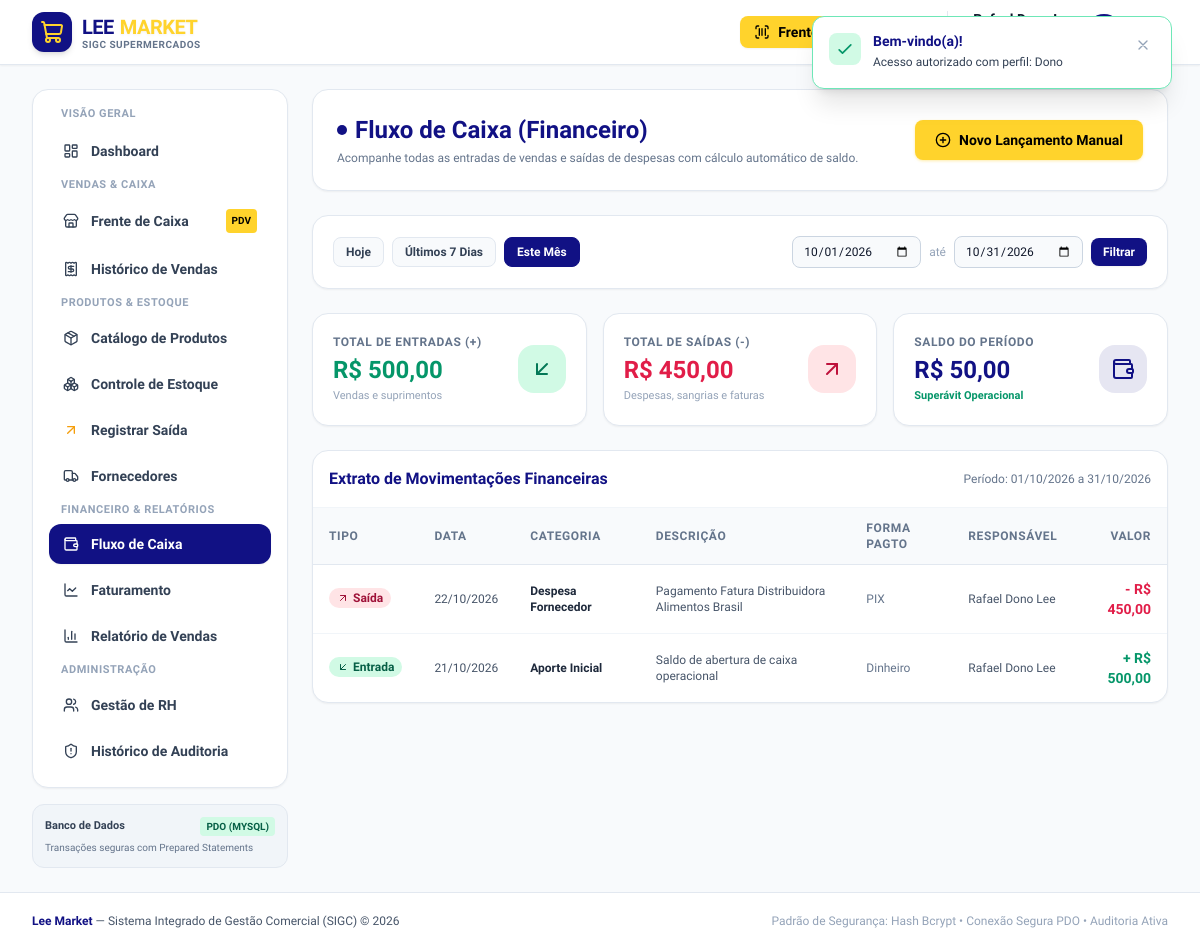
The page /modules/financeiro/fluxo_caixa.php (signed in) on the database its author committed.
### tables this page shows
CREATE TABLE IF NOT EXISTS `fluxo_caixa` (
  `id` INT AUTO_INCREMENT PRIMARY KEY,
  `tipo` ENUM('entrada', 'saida') NOT NULL,
  `categoria` VARCHAR(50) NOT NULL,
  `descricao` VARCHAR(255) NOT NULL,
  `valor` DECIMAL(10,2) NOT NULL,
  `data_movimento` DATE NOT NULL,
  `forma_pagamento` VARCHAR(50) NULL,
  `referencia_venda_id` INT NULL,
  `usuario_id` INT NOT NULL,
  `criado_em` DATETIME NOT NULL DEFAULT CURRENT_TIMESTAMP,
  CONSTRAINT `fk_caixa_usuario` FOREIGN KEY (`usuario_id`) REFERENCES `usuarios`(`id`) ON DELETE CASCADE
);

CREATE TABLE IF NOT EXISTS `usuarios` (
  `id` INT AUTO_INCREMENT PRIMARY KEY,
  `cpf` VARCHAR(14) NOT NULL UNIQUE,
  `nome_completo` VARCHAR(150) NOT NULL,
  `email` VARCHAR(150) NULL,
  `telefone` VARCHAR(20) NULL,
  `senha` VARCHAR(255) NOT NULL,
  `perfil` ENUM('dono', 'gerente', 'operador') NOT NULL,
  `cargo` VARCHAR(100) NULL,
  `status` ENUM('ativo', 'inativo') NOT NULL DEFAULT 'ativo',
  `criado_em` DATETIME NOT NULL DEFAULT CURRENT_TIMESTAMP,
  `atualizado_em` DATETIME NOT NULL DEFAULT CURRENT_TIMESTAMP ON UPDATE CURRENT_TIMESTAMP
);

### includes/helpers.php (called while the page is built, shortened)
<?php
function base_url(string $path = ''): string {
    $scriptDir = str_replace('\\', '/', dirname($_SERVER['SCRIPT_NAME']));
    $subfolders = ['/modules/auth', '/modules/dashboard', '/modules/produtos', '/modules/estoque',
                   '/modules/vendas', '/modules/relatorios', '/modules/financeiro',
                   '/modules/fornecedores', '/modules/rh', '/modules/auditoria'];
    $base = $scriptDir;
    foreach ($subfolders as $sub) {
        if (str_ends_with($base, $sub)) {
            $base = substr($base, 0, -strlen($sub));
            break;
        }
    }
    $base = rtrim($base, '/');
    $cleanPath = ltrim($path, '/');
    return ($base ? $base : '') . ($cleanPath ? '/' . $cleanPath : '/');
}
function format_money($val): string {
    $num = floatval($val);
    return 'R$ ' . number_format($num, 2, ',', '.');
}

### modules/financeiro/fluxo_caixa.php (the view, shortened to what this page needs)
<?php
require_once __DIR__ . '/../../includes/helpers.php';
$pdo = getDBConnection();
$periodo = $_GET['periodo'] ?? 'mes';
$dataInicio = $_GET['data_inicio'] ?? '';
$dataFim = $_GET['data_fim'] ?? '';
if ($periodo === 'hoje') {
    $dataInicio = date('Y-m-d');
    $dataFim = date('Y-m-d');
} elseif ($periodo === '7dias') {
    $dataInicio = date('Y-m-d', strtotime('-7 days'));
    $dataFim = date('Y-m-d');
} elseif ($periodo === 'mes' || empty($dataInicio)) {
    $dataInicio = date('Y-m-01');
    $dataFim = date('Y-m-t');
}
$sql = "SELECT fc.*, u.nome_completo as usuario_nome
        FROM fluxo_caixa fc
        JOIN usuarios u ON fc.usuario_id = u.id
        WHERE fc.data_movimento >= ? AND fc.data_movimento <= ?
        ORDER BY fc.data_movimento DESC, fc.id DESC";
$stmt = $pdo->prepare($sql);
$stmt->execute([$dataInicio, $dataFim]);
$movimentacoes = $stmt->fetchAll();
$totalEntradas = 0.00;
$totalSaidas = 0.00;
foreach ($movimentacoes as $m) {
    if ($m['tipo'] === 'entrada') {
        $totalEntradas += (float)$m['valor'];
    } else {
        $totalSaidas += (float)$m['valor'];
    }
}
$saldoPeriodo = $totalEntradas - $totalSaidas;
require_once __DIR__ . '/../../includes/header.php';
require_once __DIR__ . '/../../includes/navbar.php';
?>
<div class="space-y-6">
    <div class="flex flex-col sm:flex-row justify-between items-start sm:items-center gap-4 bg-white p-5 sm:p-6 rounded-2xl border border-slate-200 shadow-sm">
        <div>
            <div class="flex items-center gap-2">
                <span class="w-2.5 h-2.5 rounded-full bg-[#111184]"></span>
                <h1 class="text-xl sm:text-2xl font-black text-[#111184]">Fluxo de Caixa (Financeiro)</h1>
            </div>
            <p class="text-xs text-slate-500 mt-1">Acompanhe todas as entradas de vendas e saídas de despesas com cálculo automático de saldo.</p>
        </div>
        <button type="button" onclick="openModal('modal-novo-lancamento')" class="btn-lee-accent text-sm w-full sm:w-auto">
            <i data-lucide="plus-circle" class="w-4 h-4 text-black"></i>
            <span>Novo Lançamento Manual</span>
        </button>
    </div>
    <div class="bg-white p-4 sm:p-5 rounded-2xl border border-slate-200 shadow-sm flex flex-col sm:flex-row justify-between items-center gap-4">
        <div class="flex flex-wrap gap-2 w-full sm:w-auto text-xs font-bold">
            <a href="<?= base_url('modules/financeiro/fluxo_caixa.php?periodo=hoje') ?>" class="px-3 py-1.5 rounded-lg border transition <?= $periodo === 'hoje' ? 'bg-[#111184] text-white border-[#111184]' : 'bg-slate-50 text-slate-700 hover:bg-slate-100 border-slate-200' ?>">
                Hoje
            </a>
            <a href="<?= base_url('modules/financeiro/fluxo_caixa.php?periodo=7dias') ?>" class="px-3 py-1.5 rounded-lg border transition <?= $periodo === '7dias' ? 'bg-[#111184] text-white border-[#111184]' : 'bg-slate-50 text-slate-700 hover:bg-slate-100 border-slate-200' ?>">
                Últimos 7 Dias
            </a>
            <a href="<?= base_url('modules/financeiro/fluxo_caixa.php?periodo=mes') ?>" class="px-3 py-1.5 rounded-lg border transition <?= $periodo === 'mes' ? 'bg-[#111184] text-white border-[#111184]' : 'bg-slate-50 text-slate-700 hover:bg-slate-100 border-slate-200' ?>">
                Este Mês
            </a>
        </div>
        <form method="GET" action="<?= base_url('modules/financeiro/fluxo_caixa.php') ?>" class="flex items-center gap-2 w-full sm:w-auto text-xs">
            <input type="date" name="data_inicio" value="<?= htmlspecialchars($dataInicio) ?>" class="px-2.5 py-1.5 bg-slate-50 border border-slate-300 rounded-lg">
            <span class="text-slate-400">até</span>
            <input type="date" name="data_fim" value="<?= htmlspecialchars($dataFim) ?>" class="px-2.5 py-1.5 bg-slate-50 border border-slate-300 rounded-lg">
            <button type="submit" class="btn-lee-primary py-1.5 px-3 text-xs">
                Filtrar
            </button>
        </form>
    </div>
    <div class="grid grid-cols-1 sm:grid-cols-3 gap-4">
        <div class="bg-white p-5 rounded-2xl border border-slate-200 shadow-sm flex items-center justify-between">
            <div>
                <span class="text-xs font-bold text-slate-500 uppercase tracking-wider block">Total de Entradas (+)</span>
                <h3 class="text-2xl font-black text-emerald-600 mt-1"><?= format_money($totalEntradas) ?></h3>
                <span class="text-[11px] text-slate-400 block mt-0.5">Vendas e suprimentos</span>
            </div>
            <div class="w-12 h-12 rounded-2xl bg-emerald-100 text-emerald-700 flex items-center justify-center">
                <i data-lucide="arrow-down-left" class="w-6 h-6"></i>
            </div>
        </div>
        <div class="bg-white p-5 rounded-2xl border border-slate-200 shadow-sm flex items-center justify-between">
            <div>
                <span class="text-xs font-bold text-slate-500 uppercase tracking-wider block">Total de Saídas (-)</span>
                <h3 class="text-2xl font-black text-rose-600 mt-1"><?= format_money($totalSaidas) ?></h3>
                <span class="text-[11px] text-slate-400 block mt-0.5">Despesas, sangrias e faturas</span>
            </div>
            <div class="w-12 h-12 rounded-2xl bg-rose-100 text-rose-700 flex items-center justify-center">
                <i data-lucide="arrow-up-right" class="w-6 h-6"></i>
            </div>
        </div>
        <div class="bg-white p-5 rounded-2xl border border-slate-200 shadow-sm flex items-center justify-between">
            <div>
                <span class="text-xs font-bold text-slate-500 uppercase tracking-wider block">Saldo do Período</span>
                <h3 class="text-2xl font-black <?= $saldoPeriodo >= 0 ? 'text-[#111184]' : 'text-rose-600' ?> mt-1">
                    <?= format_money($saldoPeriodo) ?>
                </h3>
                <span class="text-[11px] font-bold <?= $saldoPeriodo >= 0 ? 'text-emerald-600' : 'text-rose-600' ?> block mt-0.5">
                    <?= $saldoPeriodo >= 0 ? 'Superávit Operacional' : 'Déficit no Período' ?>
                </span>
            </div>
            <div class="w-12 h-12 rounded-2xl bg-[#111184]/10 text-[#111184] flex items-center justify-center">
                <i data-lucide="wallet" class="w-6 h-6"></i>
            </div>
        </div>
    </div>
    <div class="bg-white rounded-2xl border border-slate-200 shadow-sm overflow-hidden">
        <div class="p-4 border-b border-slate-100 flex justify-between items-center">
            <h2 class="font-extrabold text-[#111184] text-base">Extrato de Movimentações Financeiras</h2>
            <span class="text-xs text-slate-500">Período: <?= date('d/m/Y', strtotime($dataInicio)) ?> a <?= date('d/m/Y', strtotime($dataFim)) ?></span>
        </div>
        <?php if (empty($movimentacoes)): ?>
            <div class="py-12 text-center text-slate-400 text-xs">
                <i data-lucide="inbox" class="w-12 h-12 mx-auto text-slate-300 mb-2"></i>
                <p class="font-bold text-slate-700">Nenhuma movimentação registrada no período</p>
                <p class="text-slate-400 mt-0.5">Altere o filtro de datas ou registre um novo lançamento.</p>
            </div>
        <?php else: ?>
            <div class="overflow-x-auto">
                <table class="w-full text-left text-sm">
                    <thead>
                        <tr class="bg-slate-50 text-slate-500 text-xs uppercase tracking-wider border-b border-slate-200">
                            <th class="py-3 px-4 font-bold">Tipo</th>
                            <th class="py-3 px-4 font-bold">Data</th>
                            <th class="py-3 px-4 font-bold">Categoria</th>
                            <th class="py-3 px-4 font-bold">Descrição</th>
                            <th class="py-3 px-4 font-bold">Forma Pagto</th>
                            <th class="py-3 px-4 font-bold">Responsável</th>
                            <th class="py-3 px-4 font-bold text-right">Valor</th>
                        </tr>
                    </thead>
                    <tbody class="divide-y divide-slate-100">
                        <?php foreach ($movimentacoes as $m): ?>
                            <tr class="hover:bg-slate-50/80 transition">
                                <td class="py-3.5 px-4">
                                    <?php if ($m['tipo'] === 'entrada'): ?>
                                        <span class="inline-flex items-center gap-1 px-2 py-0.5 rounded-full text-xs font-bold bg-emerald-100 text-emerald-800">
                                            <i data-lucide="arrow-down-left" class="w-3 h-3"></i> Entrada
                                        </span>
                                    <?php else: ?>
                                        <span class="inline-flex items-center gap-1 px-2 py-0.5 rounded-full text-xs font-bold bg-rose-100 text-rose-800">
                                            <i data-lucide="arrow-up-right" class="w-3 h-3"></i> Saída
                                        </span>
                                    <?php endif; ?>
                                </td>
                                <td class="py-3.5 px-4 text-xs font-mono text-slate-600">
                                    <?= date('d/m/Y', strtotime($m['data_movimento'])) ?>
                                </td>
                                <td class="py-3.5 px-4 text-xs font-bold text-slate-800">
                                    <?= htmlspecialchars($m['categoria']) ?>
                                </td>
                                <td class="py-3.5 px-4 text-xs text-slate-600">
                                    <?= htmlspecialchars($m['descricao']) ?>
                                </td>
                                <td class="py-3.5 px-4 text-xs text-slate-500">
                                    <?= htmlspecialchars($m['forma_pagamento'] ?: '-') ?>
                                </td>
                                <td class="py-3.5 px-4 text-xs text-slate-600">
                                    <?= htmlspecialchars($m['usuario_nome']) ?>
                                </td>
                                <td class="py-3.5 px-4 text-right font-black text-sm <?= $m['tipo'] === 'entrada' ? 'text-emerald-600' : 'text-rose-600' ?>">
                                    <?= $m['tipo'] === 'entrada' ? '+' : '-' ?> <?= format_money($m['valor']) ?>
                                </td>
                            </tr>
                        <?php endforeach; ?>
                    </tbody>
                </table>
            </div>
        <?php endif; ?>
    </div>
</div>
<?php require_once __DIR__ . '/../../includes/footer.php'; ?>

### assets/css/custom.css (style rules this page uses)
:root { --color-primary: #111184; --color-primary-hover: #0c0c66; --color-primary-light: #ececfb; --color-accent: #FFD32C; --color-accent-hover: #e6bd1f; --color-accent-text: #000000; --color-bg: #FFFFFF; --color-text: #000000; --color-card-bg: #FFFFFF; --color-border: #e2e8f0; }
*, html, body, input, button, select, textarea, table, th, td, h1, h2, h3, h4, h5, h6, p, span, a { font-family: 'Isometra', system-ui, -apple-system, BlinkMacSystemFont, 'Segoe UI', Roboto, Helvetica, Arial, sans-serif !important; }
body { background-color: #F8FAFC; color: var(--color-text); -webkit-font-smoothing: antialiased; -moz-osx-font-smoothing: grayscale; }
.btn-lee-primary { background-color: #111184; color: #FFFFFF; font-weight: 600; padding: 0.625rem 1.25rem; border-radius: 0.5rem; display: inline-flex; align-items: center; justify-content: center; gap: 0.5rem; transition: all 0.2s ease-in-out; box-shadow: 0 1px 2px 0 rgba(0, 0, 0, 0.05); }
.btn-lee-accent { background-color: #FFD32C; color: #000000; font-weight: 700; padding: 0.625rem 1.25rem; border-radius: 0.5rem; display: inline-flex; align-items: center; justify-content: center; gap: 0.5rem; transition: all 0.2s ease-in-out; box-shadow: 0 1px 3px 0 rgba(255, 211, 44, 0.4); }

### rows shown on the page
fluxo_caixa: tipo "saida" (drawn), data_movimento "22/10/2026", categoria "Despesa Fornecedor", descricao "Pagamento Fatura Distribuidora Alimentos Brasil", forma_pagamento "PIX", usuario.nome_completo "Rafael Dono Lee", valor "R$ 450,00"
fluxo_caixa: tipo "entrada" (drawn), data_movimento "21/10/2026", categoria "Aporte Inicial", descricao "Saldo de abertura de caixa operacional", forma_pagamento "Dinheiro", usuario.nome_completo "Rafael Dono Lee", valor "R$ 500,00"

### other values the page prints
getDBDriver() "MYSQL"
format_money($totalEntradas) "R$ 500,00"
format_money($totalSaidas) "R$ 450,00"
format_money($saldoPeriodo) "R$ 50,00"
date('d/m/Y', strtotime($dataInicio)) "01/10/2026"
date('d/m/Y', strtotime($dataFim)) "31/10/2026"
